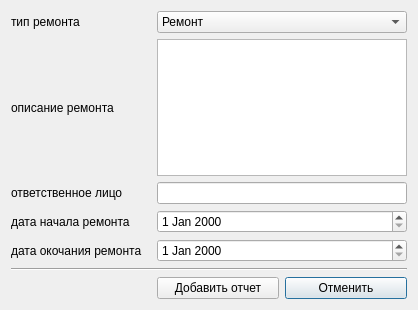
<?xml version="1.0" encoding="UTF-8"?>
<ui version="4.0">
 <class>Dialog</class>
 <widget class="QDialog" name="Dialog">
  <property name="geometry">
   <rect>
    <x>0</x>
    <y>0</y>
    <width>418</width>
    <height>310</height>
   </rect>
  </property>
  <property name="windowTitle">
   <string>Dialog</string>
  </property>
  <layout class="QGridLayout" name="gridLayout">
   <item row="3" column="0">
    <widget class="QLabel" name="label_10">
     <property name="text">
      <string>дата начала ремонта </string>
     </property>
    </widget>
   </item>
   <item row="3" column="2" colspan="2">
    <widget class="QDateEdit" name="date_start"/>
   </item>
   <item row="4" column="2" colspan="2">
    <widget class="QDateEdit" name="date_end"/>
   </item>
   <item row="6" column="3">
    <widget class="QPushButton" name="btn_cancel_support">
     <property name="text">
      <string>Отменить</string>
     </property>
    </widget>
   </item>
   <item row="0" column="2" colspan="2">
    <widget class="QComboBox" name="cmb_type_rem">
     <item>
      <property name="text">
       <string>Ремонт</string>
      </property>
     </item>
     <item>
      <property name="text">
       <string>Замена</string>
      </property>
     </item>
     <item>
      <property name="text">
       <string>Тех. осмотр</string>
      </property>
     </item>
    </widget>
   </item>
   <item row="6" column="2">
    <widget class="QPushButton" name="btn_create_support">
     <property name="text">
      <string>Добавить отчет</string>
     </property>
    </widget>
   </item>
   <item row="2" column="2" colspan="2">
    <widget class="QLineEdit" name="edt_otvet_lico"/>
   </item>
   <item row="2" column="0">
    <widget class="QLabel" name="label_9">
     <property name="text">
      <string>ответственное лицо</string>
     </property>
    </widget>
   </item>
   <item row="5" column="0" colspan="4">
    <widget class="Line" name="line">
     <property name="orientation">
      <enum>Qt::Horizontal</enum>
     </property>
    </widget>
   </item>
   <item row="4" column="0">
    <widget class="QLabel" name="label_11">
     <property name="text">
      <string>дата окочания ремонта </string>
     </property>
    </widget>
   </item>
   <item row="1" column="0">
    <widget class="QLabel" name="label_4">
     <property name="text">
      <string>описание ремонта</string>
     </property>
    </widget>
   </item>
   <item row="0" column="0">
    <widget class="QLabel" name="label">
     <property name="text">
      <string>тип ремонта</string>
     </property>
    </widget>
   </item>
   <item row="1" column="2" colspan="2">
    <widget class="QPlainTextEdit" name="txt_opis_rem"/>
   </item>
  </layout>
 </widget>
 <resources/>
 <connections/>
</ui>
